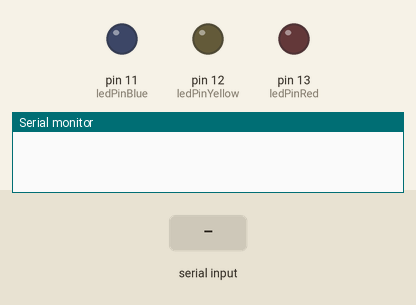
Recording of a sketch running on a simulated Arduino Uno, built with avr-gcc and run on an emulated ATmega328P. Shown: output pins drawn as LEDs (lit = HIGH), the last lines printed to the serial monitor. The inputs (shaded band) are chosen by the test bench.

Above: at 1.2 s.
1.3 s: "1" received over Serial
At 2.2 s:
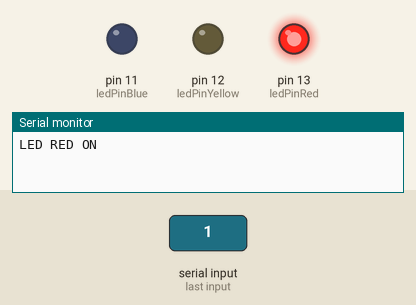
2.8 s: "2" received over Serial
At 3.3 s:
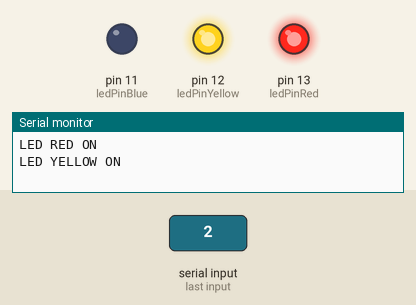
4.3 s: "3" received over Serial
At 5.7 s:
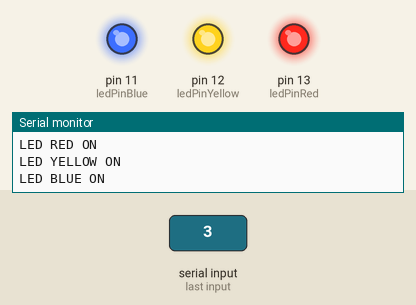
Timing chart, 0 to 7.3 s (numbered marks = the images above; inputs shaded):
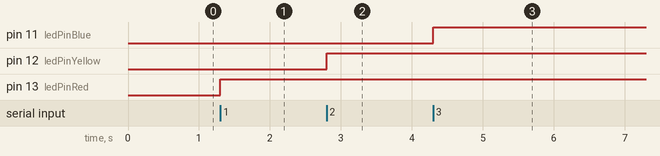

The sketch:

sketch_mar2a.ino
```cpp
#define ledPinRed 13 // Pin number where the LED is connected
#define ledPinYellow 12 // Pin number where the LED is connected
#define ledPinBlue 11 // Pin number where the LED is connected

void setup() {
  pinMode(ledPinRed, OUTPUT);
  pinMode(ledPinYellow, OUTPUT);
  pinMode(ledPinBlue, OUTPUT);
  Serial.begin(9600); // Set the baud rate to 9600
}

void loop() {
  if (Serial.available() > 0) {
    char command = Serial.read();
    if (command == '1') {
      digitalWrite(ledPinRed, HIGH); // Turn on the LED
      Serial.println("LED RED ON");
      delay(100);
    } else if (command == '2') {
      digitalWrite(ledPinYellow, HIGH); // Turn on the LED
      Serial.println("LED YELLOW ON");
      delay(100);
    } else if (command == '3') {
      digitalWrite(ledPinBlue, HIGH); // Turn on the LED
      Serial.println("LED BLUE ON");
      delay(100);
    } else if (command == '4') {
      digitalWrite(ledPinRed, LOW); // Turn off the LED
      digitalWrite(ledPinBlue, LOW); // Turn off the LED
      digitalWrite(ledPinYellow, LOW); // Turn off the LED
      Serial.println("LEDS OFF");
      delay(100);
    }
  }
}
```

Measured:
- after the input at 1.3 s, pin 13 (ledPinRed): LOW → HIGH at once
- after the input at 2.8 s, pin 12 (ledPinYellow): LOW → HIGH at once
- after the input at 4.3 s, pin 11 (ledPinBlue): LOW → HIGH at once
